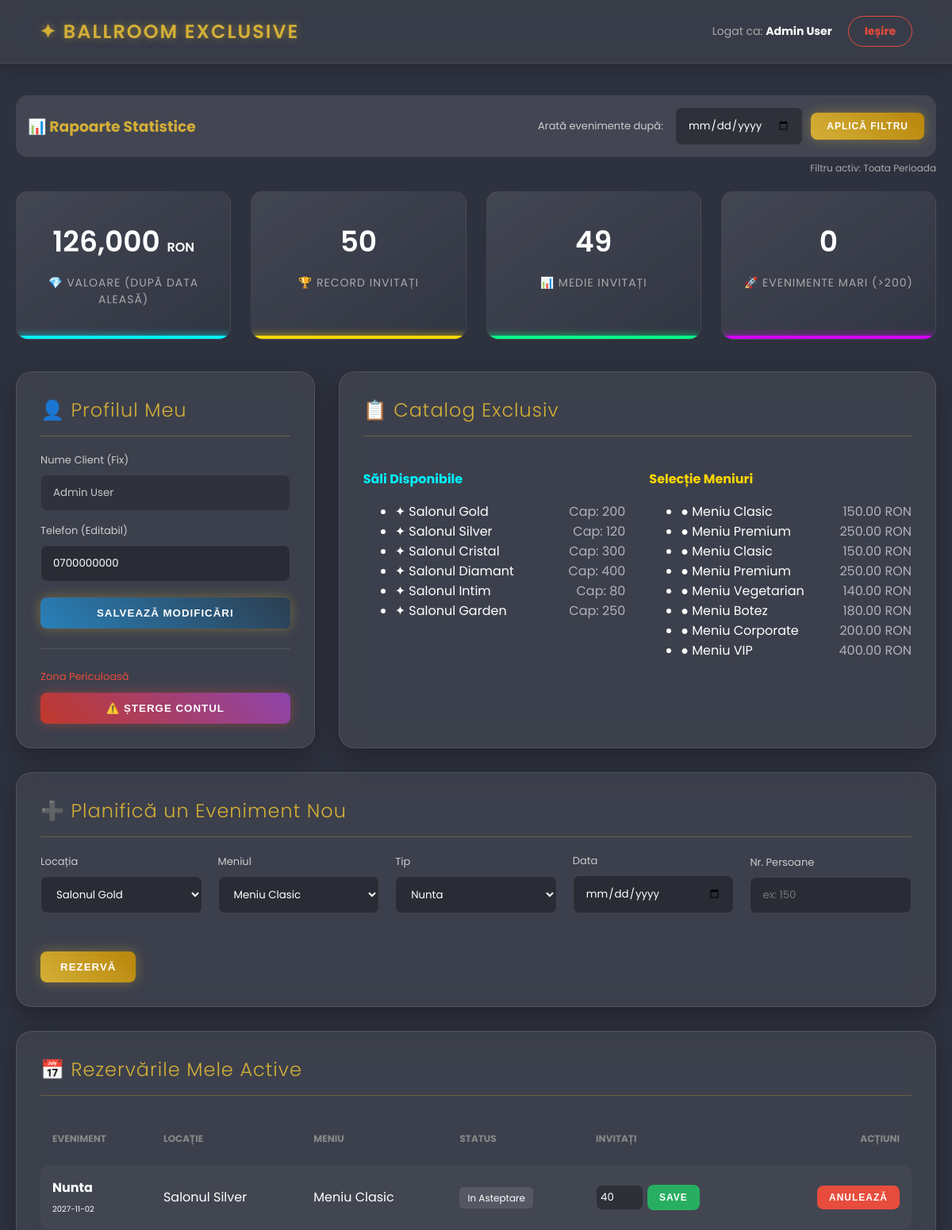
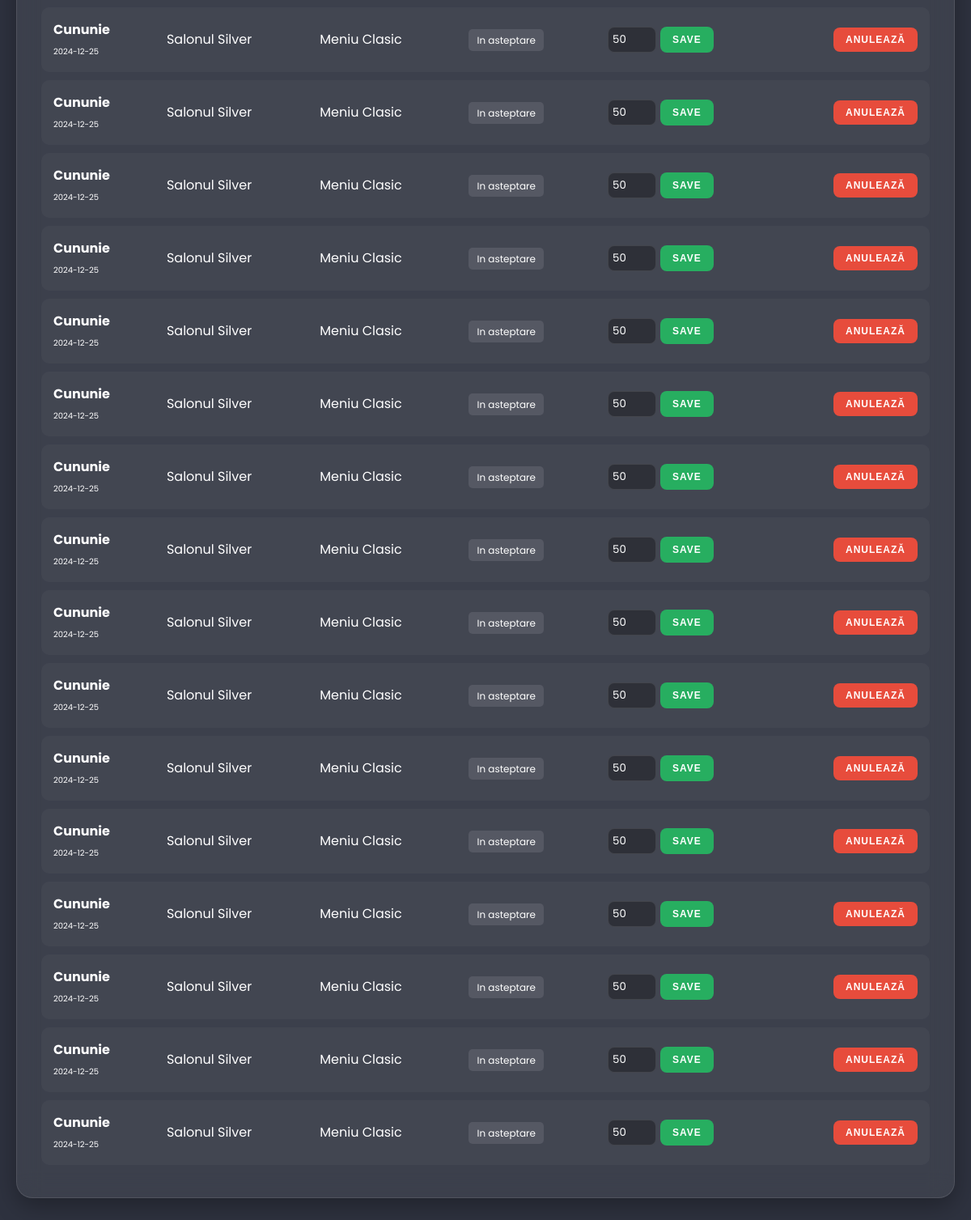
The app's page /dashboard.php (signed in) with its own data (2 pictures, top to bottom).
### tables this page shows
CREATE TABLE `client` (
  `client_id` int(11) NOT NULL,
  `nume` varchar(50) NOT NULL,
  `prenume` varchar(50) NOT NULL,
  `telefon` varchar(20) DEFAULT NULL,
  `email` varchar(100) DEFAULT NULL,
  `parola` varchar(50) DEFAULT NULL,
  `adresa` varchar(200) DEFAULT NULL
);

CREATE TABLE `sala` (
  `sala_id` int(11) NOT NULL,
  `denumire` varchar(100) DEFAULT NULL,
  `capacitate` int(11) DEFAULT NULL,
  `pret_inchiriere` decimal(10,2) DEFAULT NULL
);

CREATE TABLE `meniu` (
  `meniu_id` int(11) NOT NULL,
  `denumire` varchar(100) DEFAULT NULL,
  `pret_persoana` decimal(10,2) DEFAULT NULL,
  `descriere` text DEFAULT NULL
);

CREATE TABLE `eveniment` (
  `eveniment_id` int(11) NOT NULL,
  `client_id` int(11) DEFAULT NULL,
  `sala_id` int(11) DEFAULT NULL,
  `meniu_id` int(11) DEFAULT NULL,
  `tip_eveniment` varchar(50) DEFAULT NULL,
  `data_eveniment` date DEFAULT NULL,
  `numar_persoane` int(11) DEFAULT NULL,
  `status` varchar(50) DEFAULT NULL
);

### dashboard.php (the view, shortened to what this page needs)
<?php
$conn = new mysqli("localhost", "root", "", "ballroomdb");
$client_id = $_SESSION['client_id'];
$data_filtrare = "2000-01-01";
$text_afisat = "Toata Perioada";
?>
<!DOCTYPE html>
<html lang="ro">
<head>
</head>
<body>
    <div class="navbar">
        <div class="logo">✦ Ballroom Exclusive</div>
        <div style="display:flex; align-items:center; gap:20px;">
            <span style="font-size:14px; color:#aaa;">Logat ca: <strong style="color:white;"><?php echo $_SESSION['nume_client']; ?></strong></span>
            <a href="login.php" class="logout-link">Ieșire</a>
        </div>
    </div>
    <div class="container">
        <div class="filter-container">
            <h3 style="margin:0; color: #d4af37;">📊 Rapoarte Statistice</h3>
            <form method="POST" style="display:flex; gap:10px; align-items:center;">
                <label style="margin:0; margin-right:5px;">Arată evenimente după:</label>
                <input type="date" name="data_start" value="<?php echo ($data_filtrare == '2000-01-01') ? '' : $data_filtrare; ?>" style="width: auto;">
                <button type="submit" name="aplica_filtru_data" class="btn-glow" style="padding: 10px 20px; font-size:12px;">Aplică Filtru</button>
            </form>
        </div>
        <p style="text-align: right; font-size: 12px; color: #aaa; margin-top: -15px; margin-bottom: 20px;">Filtru activ: <?php echo $text_afisat; ?></p>
        <div class="stats-grid">
            <div class="stat-card blue">
                <?php
                $sql1 = "SELECT SUM(E.numar_persoane * M.pret_persoana) as val
                         FROM Eveniment E
                         JOIN Meniu M ON E.meniu_id = M.meniu_id
                         WHERE E.client_id = $client_id AND E.data_eveniment >= '$data_filtrare'";
                $r1 = $conn->query($sql1)->fetch_assoc();
                echo "<h3>" . number_format($r1['val'] ?? 0) . " <span style='font-size:16px'>RON</span></h3>";
                ?>
                <p>💎 Valoare (După Data Aleasă)</p>
            </div>
            <div class="stat-card gold">
                <?php
                $sql2 = "SELECT MAX(numar_persoane) as m
                         FROM Eveniment
                         WHERE client_id = $client_id AND data_eveniment >= '$data_filtrare'";
                $r2 = $conn->query($sql2)->fetch_assoc();
                echo "<h3>" . ($r2['m'] ?? 0) . "</h3>";
                ?>
                <p>🏆 Record Invitați</p>
            </div>
            <div class="stat-card green">
                <?php
                $sql3 = "SELECT AVG(numar_persoane) as a
                         FROM Eveniment
                         WHERE client_id = $client_id AND data_eveniment >= '$data_filtrare'";
                $r3 = $conn->query($sql3)->fetch_assoc();
                echo "<h3>" . round($r3['a'] ?? 0) . "</h3>";
                ?>
                <p>📊 Medie Invitați</p>
            </div>
            <div class="stat-card purple">
                <?php
                $sql4 = "SELECT COUNT(*) as nr
                         FROM Eveniment
                         WHERE client_id=$client_id
                         AND data_eveniment >= '$data_filtrare'
                         AND eveniment_id IN (SELECT eveniment_id FROM Eveniment WHERE numar_persoane > 200)";
                $r4 = $conn->query($sql4)->fetch_assoc();
                echo "<h3>" . ($r4['nr'] ?? 0) . "</h3>";
                ?>
                <p>🚀 Evenimente Mari (>200)</p>
            </div>
        </div>
        <div class="info-layout">
            <div class="glass-panel">
                <h2>👤 Profilul Meu</h2>
                <?php $client = $conn->query("SELECT * FROM Client WHERE client_id = $client_id")->fetch_assoc(); ?>
                <form method="POST">
                    <label>Nume Client (Fix)</label>
                    <input type="text" value="<?php echo $client['nume'] . ' ' . $client['prenume']; ?>" disabled style="opacity:0.7;">
                    <div style="margin-top:15px;">
                        <label>Telefon (Editabil)</label>
                        <input type="text" name="telefon_nou" value="<?php echo $client['telefon']; ?>">
                    </div>
                    <button type="submit" name="actualizeaza_profil" class="btn-glow" style="width:100%; margin-top:20px; background: linear-gradient(45deg, #2980b9, #2c3e50);">Salvează Modificări</button>
                </form>
                <hr style="border: 0; border-top: 1px solid rgba(255,255,255,0.1); margin: 25px 0;">
                <form method="POST" onsubmit="return confirm('ATENȚIE! Sigur vrei să ștergi contul?');">
                    <label style="color: #e74c3c; margin-bottom: 10px; display:block;">Zona Periculoasă</label>
                    <button type="submit" name="sterge_cont_client" class="btn-glow" style="width:100%; background: linear-gradient(45deg, #c0392b, #8e44ad); box-shadow: 0 0 15px rgba(231, 76, 60, 0.4);">⚠️ Șterge Contul</button>
                </form>
            </div>
            <div class="glass-panel">
                <h2>📋 Catalog Exclusiv</h2>
                <div style="display:flex; gap:30px;">
                    <div style="flex:1;">
                        <h4 style="color:#00f2ff; margin-bottom:10px;">Săli Disponibile</h4>
                        <ul><?php $s = $conn->query("SELECT denumire, capacitate FROM Sala"); while($row=$s->fetch_assoc()) echo "<li>✦ ".$row['denumire']." <span style='float:right; opacity:0.6'>Cap: ".$row['capacitate']."</span></li>"; ?></ul>
                    </div>
                    <div style="flex:1;">
                        <h4 style="color:#ffd700; margin-bottom:10px;">Selecție Meniuri</h4>
                        <ul><?php $m = $conn->query("SELECT denumire, pret_persoana FROM Meniu"); while($row=$m->fetch_assoc()) echo "<li>● ".$row['denumire']." <span style='float:right; opacity:0.6'>".$row['pret_persoana']." RON</span></li>"; ?></ul>
                    </div>
                </div>
            </div>
        </div>
        <div class="glass-panel">
            <h2>➕ Planifică un Eveniment Nou</h2>
            <form method="POST">
                <div class="form-row">
                    <div class="form-group"><label>Locația</label><select name="sala_id"><?php $s=$conn->query("SELECT * FROM Sala"); while($r=$s->fetch_assoc()) echo "<option style='color:black' value='".$r['sala_id']."'>".$r['denumire']."</option>"; ?></select></div>
                    <div class="form-group"><label>Meniul</label><select name="meniu_id"><?php $m=$conn->query("SELECT * FROM Meniu"); while($r=$m->fetch_assoc()) echo "<option style='color:black' value='".$r['meniu_id']."'>".$r['denumire']."</option>"; ?></select></div>
                    <div class="form-group"><label>Tip</label><select name="tip_eveniment"><option style='color:black'>Nunta</option><option style='color:black'>Botez</option><option style='color:black'>Gala</option></select></div>
                    <div class="form-group"><label>Data</label><input type="date" name="data_eveniment" required></div>
                    <div class="form-group"><label>Nr. Persoane</label><input type="number" name="nr_persoane" placeholder="ex: 150" required></div>
                    <div class="form-group" style="flex:0;"><label>&nbsp;</label><button type="submit" name="adauga_rezervare" class="btn-glow">Rezervă</button></div>
                </div>
            </form>
        </div>
        <div class="glass-panel">
            <h2>📅 Rezervările Mele Active</h2>
            <table>
                <thead><tr><th>Eveniment</th><th>Locație</th><th>Meniu</th><th>Status</th><th>Invitați</th><th style="text-align:right">Acțiuni</th></tr></thead>
                <tbody>
                <?php
                $list = $conn->query("SELECT E.eveniment_id, E.tip_eveniment, E.numar_persoane, E.status, E.data_eveniment, S.denumire as sala, M.denumire as meniu
                                      FROM Eveniment E JOIN Sala S ON E.sala_id=S.sala_id JOIN Meniu M ON E.meniu_id=M.meniu_id
                                      WHERE E.client_id=$client_id ORDER BY E.data_eveniment DESC");
                if ($list->num_rows > 0) {
                    while($row = $list->fetch_assoc()) {
                        echo "<tr>
                            <td><strong style='color:white'>".$row['tip_eveniment']."</strong><br><span style='font-size:10px'>".$row['data_eveniment']."</span></td>
                            <td>".$row['sala']."</td>
                            <td>".$row['meniu']."</td>
                            <td><span style='padding:5px 10px; background:rgba(255,255,255,0.1); border-radius:5px; font-size:12px;'>".$row['status']."</span></td>
                            <td><form method='POST' style='display:flex; gap:5px;'><input type='hidden' name='id_eveniment_update' value='".$row['eveniment_id']."'><input type='number' name='nr_persoane_nou' value='".$row['numar_persoane']."' style='width:60px; padding:5px;'><button type='submit' name='actualizeaza_nr' class='btn-action save'>Save</button></form></td>
                            <td style='text-align:right'><form method='POST' onsubmit=\"return confirm('Sigur anulezi?');\"><input type='hidden' name='id_eveniment' value='".$row['eveniment_id']."'><button type='submit' name='sterge_rezervare' class='btn-action delete'>Anulează</button></form></td>
                        </tr>";
                    }
                } else {
                    echo "<tr><td colspan='6' style='text-align:center; padding:30px; color:#666;'>Nu există rezervări.</td></tr>";
                }
                ?>
                </tbody>
            </table>
        </div>
    </div>
</body>
</html>

### dashboard.php (style rules this page uses)
body { margin: 0; font-family: 'Poppins', sans-serif; background: url('https://images.unsplash.com/photo-1542314831-068cd1dbfeeb?q=80&w=2070&auto=format&fit=crop') no-repeat center center fixed; background-size: cover; color: white; padding-bottom: 50px; }
body::before { content: ''; position: fixed; top: 0; left: 0; width: 100%; height: 100%; background: rgba(10, 15, 30, 0.85); z-index: -1; }
.navbar { background: rgba(255, 255, 255, 0.05); backdrop-filter: blur(10px); padding: 20px 50px; display: flex; justify-content: space-between; align-items: center; border-bottom: 1px solid rgba(255, 255, 255, 0.1); box-shadow: 0 5px 20px rgba(0,0,0,0.2); }
.logo { font-size: 24px; font-weight: 600; color: #d4af37; text-transform: uppercase; letter-spacing: 2px; text-shadow: 0 0 10px rgba(212, 175, 55, 0.5); }
.container { max-width: 1200px; margin: 40px auto; padding: 0 20px; }
.glass-panel { background: rgba(255, 255, 255, 0.07); backdrop-filter: blur(15px); border: 1px solid rgba(255, 255, 255, 0.1); border-radius: 20px; padding: 30px; margin-bottom: 30px; box-shadow: 0 10px 30px rgba(0,0,0,0.3); transition: transform 0.3s ease; }
h2 { margin-top: 0; color: #d4af37; font-weight: 300; border-bottom: 1px solid rgba(212, 175, 55, 0.3); padding-bottom: 15px; letter-spacing: 1px; }
.stats-grid { display: grid; grid-template-columns: repeat(auto-fit, minmax(250px, 1fr)); gap: 25px; margin-bottom: 40px; }
.stat-card { background: linear-gradient(145deg, rgba(255,255,255,0.1), rgba(255,255,255,0.02)); padding: 25px; border-radius: 15px; text-align: center; border: 1px solid rgba(255,255,255,0.05); position: relative; overflow: hidden; }
.stat-card::after { content: ''; position: absolute; bottom: 0; left: 0; width: 100%; height: 4px; }
.blue::after { background: #00f2ff; box-shadow: 0 0 10px #00f2ff; }
.gold::after { background: #ffd700; box-shadow: 0 0 10px #ffd700; }
.green::after { background: #00ff87; box-shadow: 0 0 10px #00ff87; }
.purple::after { background: #d500f9; box-shadow: 0 0 10px #d500f9; }
.stat-card h3 { margin: 10px 0; font-size: 36px; font-weight: 600; color: white; }
.stat-card p { color: #aaa; font-size: 14px; text-transform: uppercase; letter-spacing: 1px; }
input, select { width: 100%; padding: 12px 15px; background: rgba(0, 0, 0, 0.3); border: 1px solid rgba(255, 255, 255, 0.1); border-radius: 8px; color: white; font-family: 'Poppins', sans-serif; box-sizing: border-box; transition: 0.3s; }
button { padding: 12px 25px; border: none; border-radius: 8px; cursor: pointer; font-weight: 600; text-transform: uppercase; letter-spacing: 1px; transition: 0.3s; color: white; }
.btn-glow { background: linear-gradient(45deg, #d4af37, #b8860b); box-shadow: 0 0 15px rgba(212, 175, 55, 0.4); }
.form-row { display: flex; gap: 20px; flex-wrap: wrap; align-items: flex-end; }
.form-group { flex: 1; min-width: 180px; }
label { display: block; margin-bottom: 8px; color: #ccc; font-size: 13px; }
table { width: 100%; border-collapse: separate; border-spacing: 0 10px; margin-top: 10px; }
th { text-align: left; padding: 15px; color: #888; font-size: 12px; text-transform: uppercase; }
td { padding: 15px; background: rgba(255,255,255,0.03); vertical-align: middle; }
td:first-child { border-radius: 10px 0 0 10px; }
td:last-child { border-radius: 0 10px 10px 0; }
.info-layout { display: grid; grid-template-columns: 1fr 2fr; gap: 30px; }
.logout-link { color: #e74c3c; text-decoration: none; font-size: 14px; font-weight: bold; padding: 8px 20px; border: 1px solid #e74c3c; border-radius: 30px; }
.btn-action { padding: 8px 15px; font-size: 12px; width: auto; }
.save { background: #27ae60; }
.delete { background: #e74c3c; }
.filter-container { background: rgba(255,255,255,0.1); padding: 15px; border-radius: 15px; margin-bottom: 20px; display: flex; justify-content: space-between; align-items: center; }

### records on screen
client: nume+prenume "Admin User", telefon_nou "0700000000"
sala: denumire "Salonul Gold", capacitate "200"
sala: denumire "Salonul Silver", capacitate "120"
sala: denumire "Salonul Cristal", capacitate "300"
sala: denumire "Salonul Diamant", capacitate "400"
sala: denumire "Salonul Intim", capacitate "80"
sala: denumire "Salonul Garden", capacitate "250"
meniu: denumire "Meniu Clasic", pret_persoana "150.00"
meniu: denumire "Meniu Premium", pret_persoana "250.00"
meniu: denumire "Meniu Clasic", pret_persoana "150.00"
meniu: denumire "Meniu Premium", pret_persoana "250.00"
meniu: denumire "Meniu Vegetarian", pret_persoana "140.00"
meniu: denumire "Meniu Botez", pret_persoana "180.00"
meniu: denumire "Meniu Corporate", pret_persoana "200.00"
meniu: denumire "Meniu VIP", pret_persoana "400.00"
eveniment: tip_eveniment "Nunta", data_eveniment "2027-11-02", sala.denumire "Salonul Silver", meniu.denumire "Meniu Clasic", status "In Asteptare", nr_persoane_nou "40"
eveniment: tip_eveniment "Cununie", data_eveniment "2024-12-25", sala.denumire "Salonul Silver", meniu.denumire "Meniu Clasic", status "In asteptare", nr_persoane_nou "50"
eveniment: tip_eveniment "Cununie", data_eveniment "2024-12-25", sala.denumire "Salonul Silver", meniu.denumire "Meniu Clasic", status "In asteptare", nr_persoane_nou "50"
eveniment: tip_eveniment "Cununie", data_eveniment "2024-12-25", sala.denumire "Salonul Silver", meniu.denumire "Meniu Clasic", status "In asteptare", nr_persoane_nou "50"
eveniment: tip_eveniment "Cununie", data_eveniment "2024-12-25", sala.denumire "Salonul Silver", meniu.denumire "Meniu Clasic", status "In asteptare", nr_persoane_nou "50"
eveniment: tip_eveniment "Cununie", data_eveniment "2024-12-25", sala.denumire "Salonul Silver", meniu.denumire "Meniu Clasic", status "In asteptare", nr_persoane_nou "50"
eveniment: tip_eveniment "Cununie", data_eveniment "2024-12-25", sala.denumire "Salonul Silver", meniu.denumire "Meniu Clasic", status "In asteptare", nr_persoane_nou "50"
eveniment: tip_eveniment "Cununie", data_eveniment "2024-12-25", sala.denumire "Salonul Silver", meniu.denumire "Meniu Clasic", status "In asteptare", nr_persoane_nou "50"
eveniment: tip_eveniment "Cununie", data_eveniment "2024-12-25", sala.denumire "Salonul Silver", meniu.denumire "Meniu Clasic", status "In asteptare", nr_persoane_nou "50"
eveniment: tip_eveniment "Cununie", data_eveniment "2024-12-25", sala.denumire "Salonul Silver", meniu.denumire "Meniu Clasic", status "In asteptare", nr_persoane_nou "50"
eveniment: tip_eveniment "Cununie", data_eveniment "2024-12-25", sala.denumire "Salonul Silver", meniu.denumire "Meniu Clasic", status "In asteptare", nr_persoane_nou "50"
eveniment: tip_eveniment "Cununie", data_eveniment "2024-12-25", sala.denumire "Salonul Silver", meniu.denumire "Meniu Clasic", status "In asteptare", nr_persoane_nou "50"
eveniment: tip_eveniment "Cununie", data_eveniment "2024-12-25", sala.denumire "Salonul Silver", meniu.denumire "Meniu Clasic", status "In asteptare", nr_persoane_nou "50"
eveniment: tip_eveniment "Cununie", data_eveniment "2024-12-25", sala.denumire "Salonul Silver", meniu.denumire "Meniu Clasic", status "In asteptare", nr_persoane_nou "50"
eveniment: tip_eveniment "Cununie", data_eveniment "2024-12-25", sala.denumire "Salonul Silver", meniu.denumire "Meniu Clasic", status "In asteptare", nr_persoane_nou "50"
eveniment: tip_eveniment "Cununie", data_eveniment "2024-12-25", sala.denumire "Salonul Silver", meniu.denumire "Meniu Clasic", status "In asteptare", nr_persoane_nou "50"
eveniment: tip_eveniment "Cununie", data_eveniment "2024-12-25", sala.denumire "Salonul Silver", meniu.denumire "Meniu Clasic", status "In asteptare", nr_persoane_nou "50"

### other values on screen
$_SESSION['nume_client'] "Admin User"
$text_afisat "Toata Perioada"
$r1['val'] "126,000"
$r2['m'] "50"
$r3['a'] "49"
$r4['nr'] "0"
form field sala_id "Salonul Gold"
form field meniu_id "Meniu Clasic"
